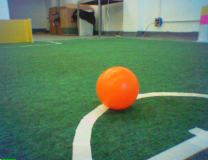
%> input picture images/segment1.png, 208 x 160 px
$ octave huetest.m   (GNU Octave 9; MATLAB toolbox functions it lacks are replaced by stand-ins)
%> lines starting %> are read from the running program, lines starting %| are printed output that depends on the picture; in (x1, y1, x2, y2) boxes, pixels count from 0 and x2, y2 are one past the last pixel; in counts of white or black regions, pixels touching at a corner belong together; the program's own positions count from 1
[I1, map] = imread('images/segment1.png');
%> I1 is the input picture: size 160x208x3 uint8; mean R, G, B 95.8, 125.5, 95
%> map = []
rImage = I1(:,:,1);
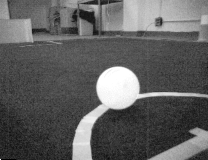
%> rImage: size 160x208 uint8; min 0, max 255, mean 95.8
gImage = I1(:,:,2);
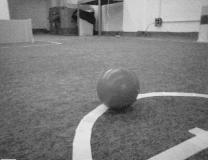
%> gImage: size 160x208 uint8; min 17, max 231, mean 125.5
bImage = I1(:,:,3);
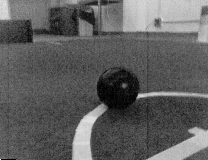
%> bImage: size 160x208 uint8; min 0, max 255, mean 95

%orange - ball
Rlow = 220;%1.0;
Rhigh = 255;%1.0;
Glow = 40;%0.4;
Ghigh = 175;%0.687;
Blow = 0;%0.0;
Bhigh = 100;%0.387;

rMask = (rImage >= Rlow) & (rImage <= Rhigh);
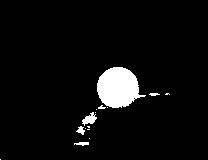
%> rMask: size 160x208 logical; 4.9% white; 15 white regions (10 under 20 px), largest, box (x1, y1, x2, y2) and area: (97, 67, 146, 108) 1381, (82, 112, 97, 126) 108, (76, 126, 85, 135) 45, (74, 142, 89, 146) 41, (149, 93, 160, 96) 24
gMask = (gImage >= Glow) & (gImage <= Ghigh);
%> gMask: size 160x208 logical; 86.1% white; 34 black regions (24 under 20 px), largest, box (x1, y1, x2, y2) and area: (122, 0, 203, 32) 2244, (73, 104, 106, 160) 844, (148, 128, 208, 160) 734
bMask = (bImage >= Blow) & (bImage <= Bhigh);
%> bMask: size 160x208 logical; 73.1% white; 362 black regions (352 under 20 px), largest, box (x1, y1, x2, y2) and area: (101, 0, 208, 56) 3886, (0, 0, 92, 29) 1278, (146, 126, 208, 160) 936

oMask = uint8(rMask & gMask & bMask);
%> oMask: size 160x208 uint8; values 0 (black) and 1 (white), 4% white; 2 white regions (1 under 20 px), largest, box (x1, y1, x2, y2) and area: (97, 67, 139, 108) 1331

trim = 100;
oMask = uint8(bwareaopen(oMask, trim));
%> oMask: size 160x208 uint8; values 0 (black) and 1 (white), 4% white; 1 white region, box (x1, y1, x2, y2) and area: (97, 67, 139, 108) 1331
smooth = strel('disk', 4);
oMask = imclose(oMask, smooth);
%> oMask: size 160x208 uint8; values 0 (black) and 1 (white), 4.1% white; 1 white region, box (x1, y1, x2, y2) and area: (97, 67, 139, 108) 1365
oMask = uint8(imfill(oMask, 'holes'));

oMask = cast(oMask, class(I1));
IrMask = oMask .* I1(:,:,1);
IgMask = oMask .* I1(:,:,2);
IbMask = oMask .* I1(:,:,3);
oIrgbMask = cat(3, IrMask, IgMask, IbMask);

%yellow - goal & post
Rlow = 120;%1.0;
Rhigh = 255;%1.0;
Glow = 120;%0.4;
Ghigh = 255;%0.687;
Blow = 0;%0.0;
Bhigh = 100;%0.387;

rMask = (rImage >= Rlow) & (rImage <= Rhigh);
%> rMask: size 160x208 logical; 25.1% white; 35 white regions (28 under 20 px), largest, box (x1, y1, x2, y2) and area: (102, 0, 208, 42) 3073, (72, 66, 208, 160) 2685, (0, 0, 96, 44) 1260
gMask = (gImage >= Glow) & (gImage <= Ghigh);
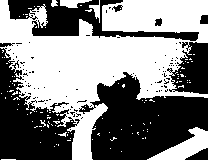
%> gMask: size 160x208 logical; 51.5% white; 99 black regions (90 under 20 px), largest, box (x1, y1, x2, y2) and area: (79, 72, 208, 160) 6769, (0, 48, 80, 160) 4540, (8, 0, 199, 41) 2841
bMask = (bImage >= Blow) & (bImage <= Bhigh);

yMask = uint8(rMask & gMask & bMask);
%> yMask: size 160x208 uint8; values 0 (black) and 1 (white), 3.9% white; 61 white regions (57 under 20 px), largest, box (x1, y1, x2, y2) and area: (0, 19, 33, 43) 706, (96, 66, 138, 91) 440, (67, 4, 78, 8) 29, (202, 8, 208, 15) 25

yMask = uint8(bwareaopen(yMask, trim));
%> yMask: size 160x208 uint8; values 0 (black) and 1 (white), 3.4% white; 2 white regions, box (x1, y1, x2, y2) and area: (0, 19, 33, 43) 706, (96, 66, 138, 91) 440
yMask = imclose(yMask, smooth);
%> yMask: size 160x208 uint8; values 0 (black) and 1 (white), 3.6% white; 2 white regions, box (x1, y1, x2, y2) and area: (0, 19, 33, 43) 718, (96, 66, 138, 91) 470
yMask = uint8(imfill(yMask, 'holes'));

yMask = cast(yMask, class(I1));
IrMask = yMask .* I1(:,:,1);
IgMask = yMask .* I1(:,:,2);
IbMask = yMask .* I1(:,:,3);
yIrgbMask = cat(3, IrMask, IgMask, IbMask);

%pink - post
Rlow = 180;%1.0;
Rhigh = 255;%1.0;
Glow = 20;%0.4;
Ghigh = 192;%0.687;
Blow = 130;%0.0;
Bhigh = 200;%0.387;

rMask = (rImage >= Rlow) & (rImage <= Rhigh);
%> rMask: size 160x208 logical; 11.5% white; 22 white regions (18 under 20 px), largest, box (x1, y1, x2, y2) and area: (73, 67, 198, 160) 2450, (123, 0, 180, 31) 1260, (201, 16, 207, 24) 38, (25, 20, 30, 31) 32
gMask = (gImage >= Glow) & (gImage <= Ghigh);
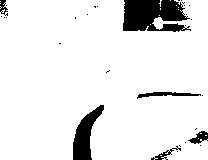
%> gMask: size 160x208 logical; 90.9% white; 30 black regions (24 under 20 px), largest, box (x1, y1, x2, y2) and area: (123, 0, 191, 32) 1657, (73, 105, 104, 160) 812, (137, 92, 201, 99) 201, (188, 131, 208, 144) 134, (151, 146, 181, 160) 102, (0, 0, 8, 16) 70
bMask = (bImage >= Blow) & (bImage <= Bhigh);
%> bMask: size 160x208 logical; 13.3% white; 71 white regions (61 under 20 px), largest, box (x1, y1, x2, y2) and area: (118, 0, 208, 43) 2341, (146, 127, 208, 160) 840, (137, 91, 208, 99) 251

pMask = uint8(rMask & gMask & bMask);
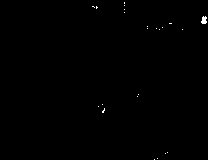
%> pMask: size 160x208 uint8; values 0 (black) and 1 (white), 0.22% white in thin lines or dots, all inside (x1, y1, x2, y2) = (92, 2, 207, 160)

pMask = uint8(bwareaopen(pMask, trim));
%> pMask: size 160x208 uint8; every value is 0
pMask = imclose(pMask, smooth);
pMask = uint8(imfill(pMask, 'holes'));

pMask = cast(pMask, class(I1));
IrMask = pMask .* I1(:,:,1);
IgMask = pMask .* I1(:,:,2);
IbMask = pMask .* I1(:,:,3);
pIrgbMask = cat(3, IrMask, IgMask, IbMask);
%> pIrgbMask: size 160x208x3 uint8; every value is 0

%blue - goal & post
Rlow = 220;%1.0;
Rhigh = 255;%1.0;
Glow = 40;%0.4;
Ghigh = 175;%0.687;
Blow = 0;%0.0;
Bhigh = 100;%0.387;

rMask = (rImage >= Rlow) & (rImage <= Rhigh);
gMask = (gImage >= Glow) & (gImage <= Ghigh);
bMask = (bImage >= Blow) & (bImage <= Bhigh);

bMask = uint8(rMask & gMask & bMask);

bMask = uint8(bwareaopen(bMask, trim));
bMask = imclose(bMask, smooth);
bMask = uint8(imfill(bMask, 'holes'));

bMask = cast(bMask, class(I1));
IrMask = bMask .* I1(:,:,1);
IgMask = bMask .* I1(:,:,2);
IbMask = bMask .* I1(:,:,3);
bIrgbMask = cat(3, IrMask, IgMask, IbMask);

IrgbMask = cat(4, oIrgbMask, yIrgbMask, pIrgbMask, bIrgbMask);
imshow(IrgbMask);
%> (this line was passed over: imshow is not available in this run)

$ run again, with images/segment3.png copied over images/segment1.png
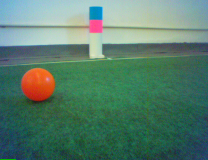
%> input picture images/segment3.png, 208 x 160 px
%> I1 is the input picture: size 160x208x3 uint8; mean R, G, B 87.2, 125.6, 107.8
%> map = []
%> `rMask = (rImage >= Rlow) & (rImage <= Rhigh);`:
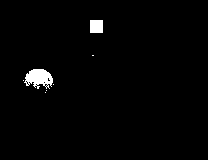
%> rMask: size 160x208 logical; 1.7% white; 7 white regions (5 under 20 px), largest, box (x1, y1, x2, y2) and area: (24, 69, 53, 89) 383, (90, 20, 103, 33) 169
%> yIrgbMask: size 160x208x3 uint8; every value is 0
%> `pMask = imclose(pMask, smooth);`:
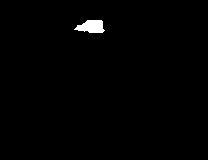
%> pMask: size 160x208 uint8; values 0 (black) and 1 (white), 0.86% white; 1 white region, box (x1, y1, x2, y2) and area: (74, 20, 105, 33) 286
